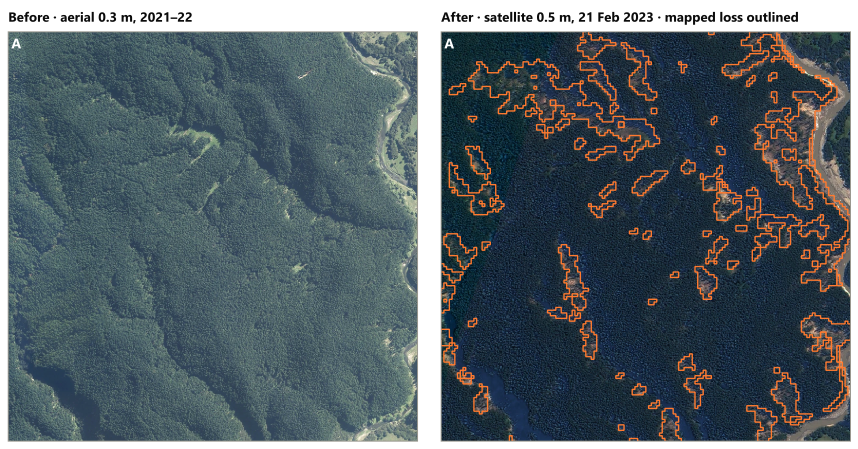
#> input picture figures/clean/loss_zoom.png, 1716 x 898 px (shown at 1/2 size)
$ python fig_slide8_three_panel.py
#> lines starting #> are read from the running program, lines starting #| are printed output that depends on the picture
"""Slide 8 example: before aerial | Sentinel-2 10 m NDVI drop | after satellite with mapped loss, zoom A (F4 window).
High-res panels are cropped from figures/clean/loss_zoom.png (the approved F4 zoom pair); the middle panel is the 10 m
dNDVI from the stack for the same 1.5 km window. Output: figures/clean/slide8_three_panel_example.png"""
import numpy as np, xarray as xr, matplotlib.pyplot as plt
from matplotlib.colors import LinearSegmentedColormap
from PIL import Image
from figstyle import *  # noqa: F401,F403
from v3cfg import V3

C, HALF = (1927960, 5643600), 750                     # ZOOM_C, ZOOM_HALF in qgis/layout_loss_map.py
zoom = Image.open(f"{V3}/figures/clean/loss_zoom.png")
#> zoom is the input picture: PIL image 1716x898 RGBA; mean R, G, B, A 85.5, 97.5, 103.7, 255
before, after = zoom.crop((18, 65, 834, 881)), zoom.crop((884, 65, 1700, 881))
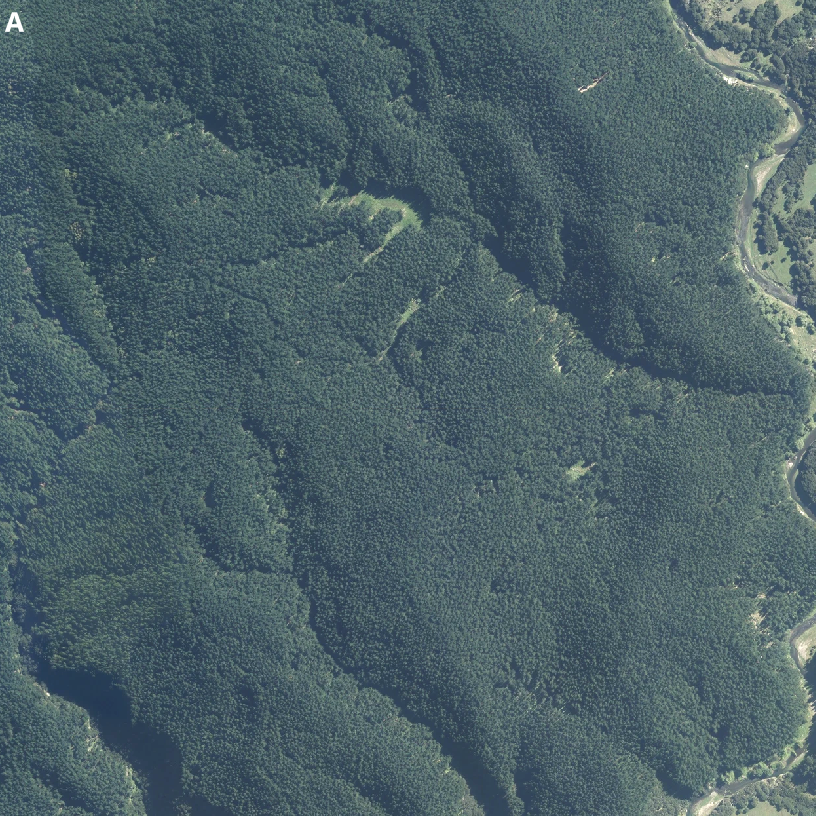
#> before: PIL image 816x816 RGBA; mean R, G, B, A 76.6, 97.7, 104.3, 255
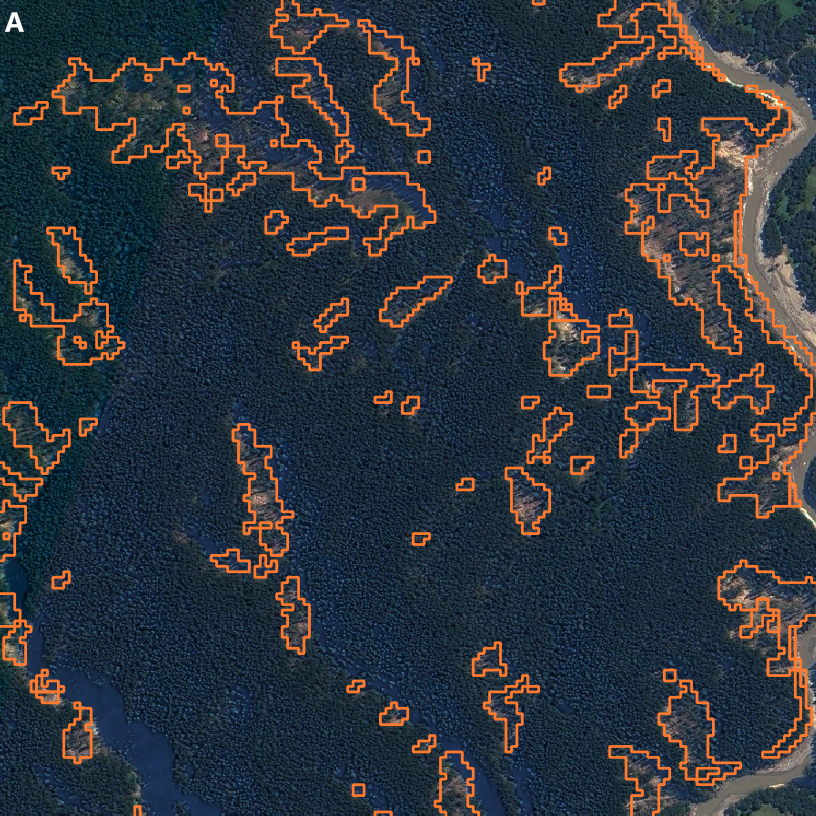
#> after: PIL image 816x816 RGBA; mean R, G, B, A 46.8, 53.3, 61.3, 255
#> (the run stopped early here; a loop or call above may not have finished)

$ run again, with figures/clean/check_example.png copied over figures/clean/loss_zoom.png
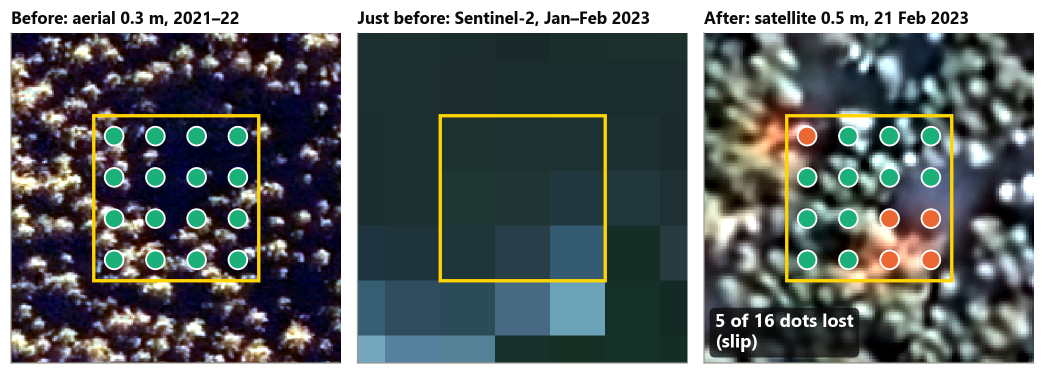
#> input picture figures/clean/check_example.png, 2089 x 748 px (shown at 1/2 size)
#> zoom is the input picture: PIL image 2089x748 RGB; mean R, G, B 96, 102, 101.3
#> `before, after = zoom.crop((18, 65, 834, 881)), zoom.crop((884, 65, 170..`:
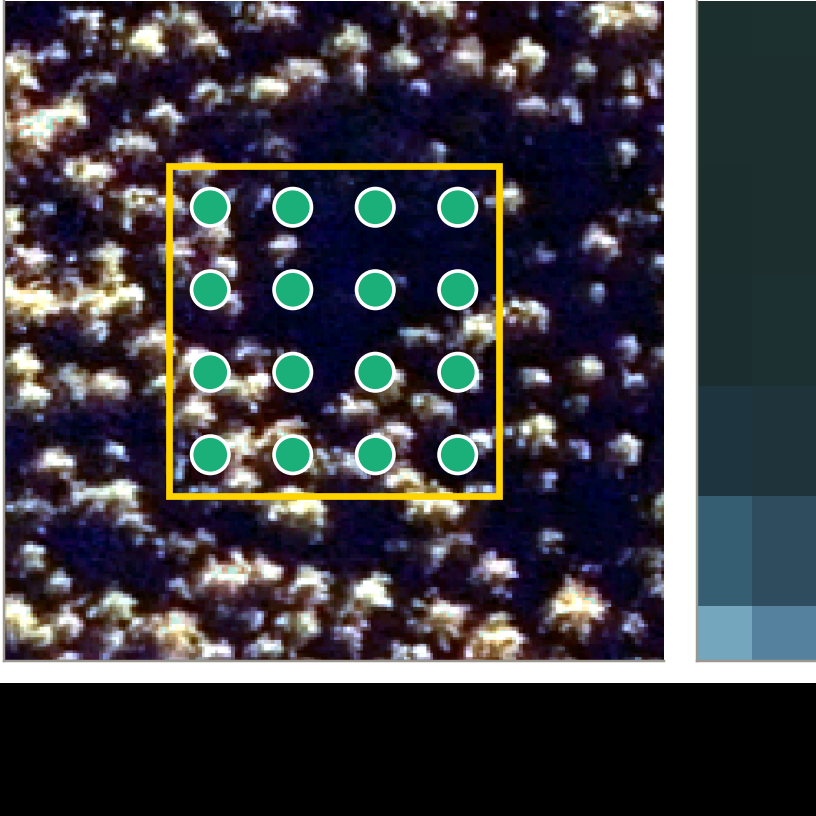
#> before: PIL image 816x816 RGB; mean R, G, B 64.4, 63.8, 68.7
#> `before, after = zoom.crop((18, 65, 834, 881)), zoom.crop((884, 65, 170..`:
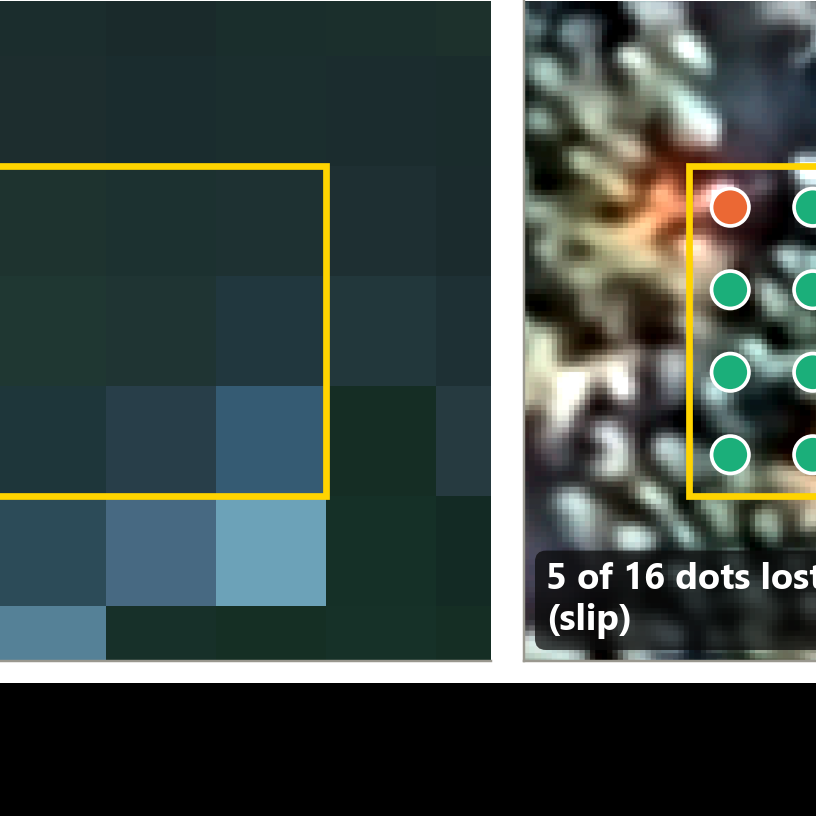
#> after: PIL image 816x816 RGB; mean R, G, B 62.5, 74.4, 70.1
